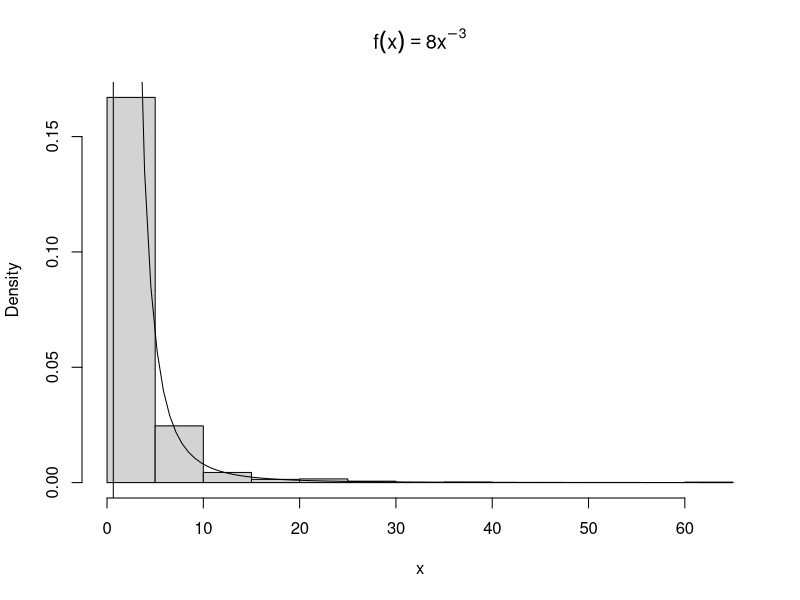
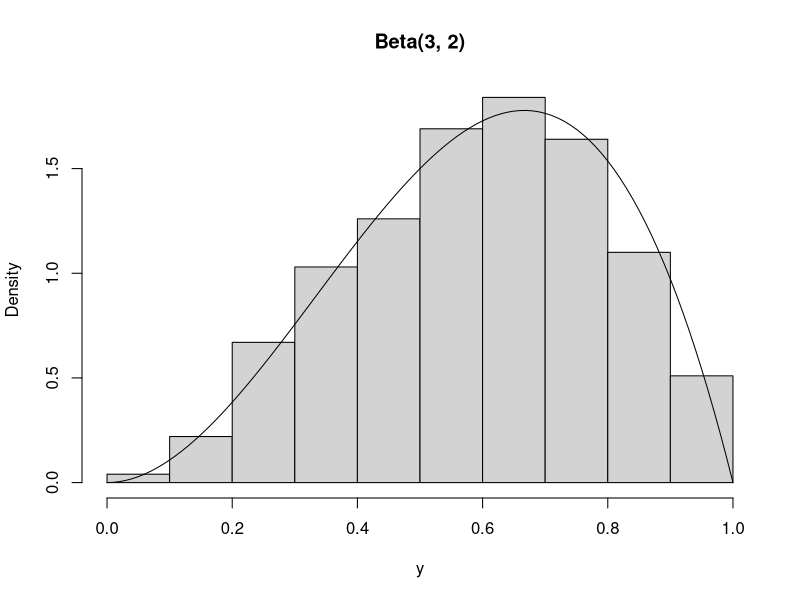
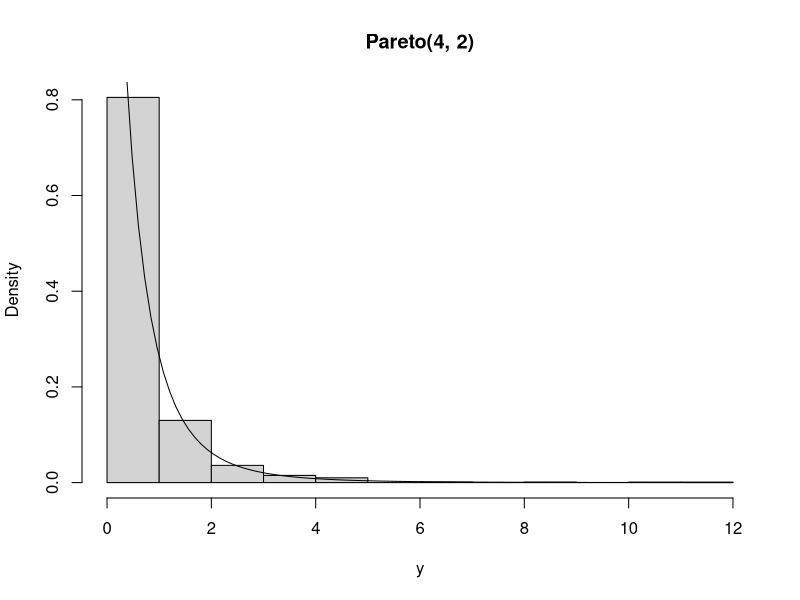
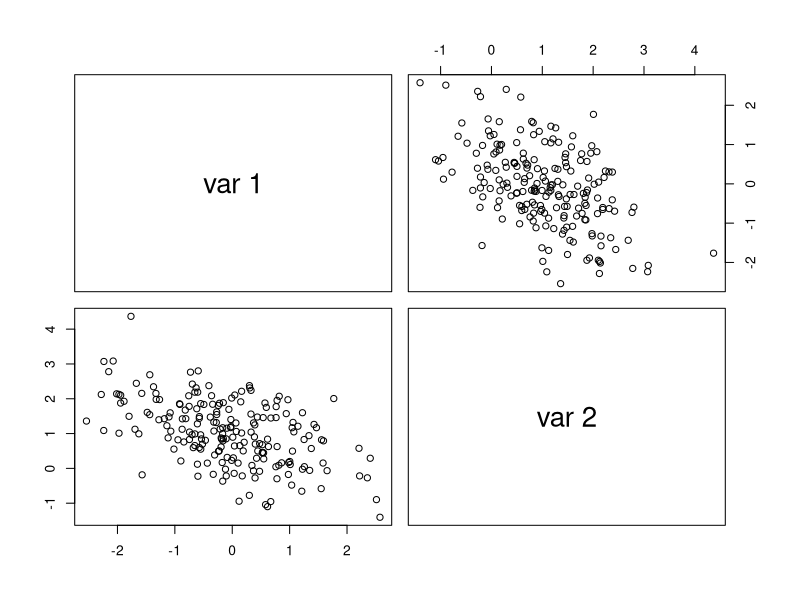
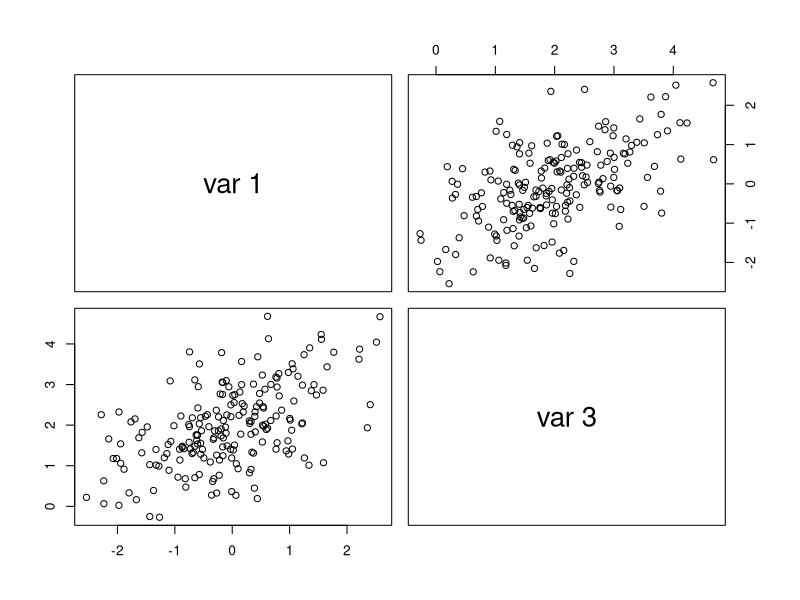
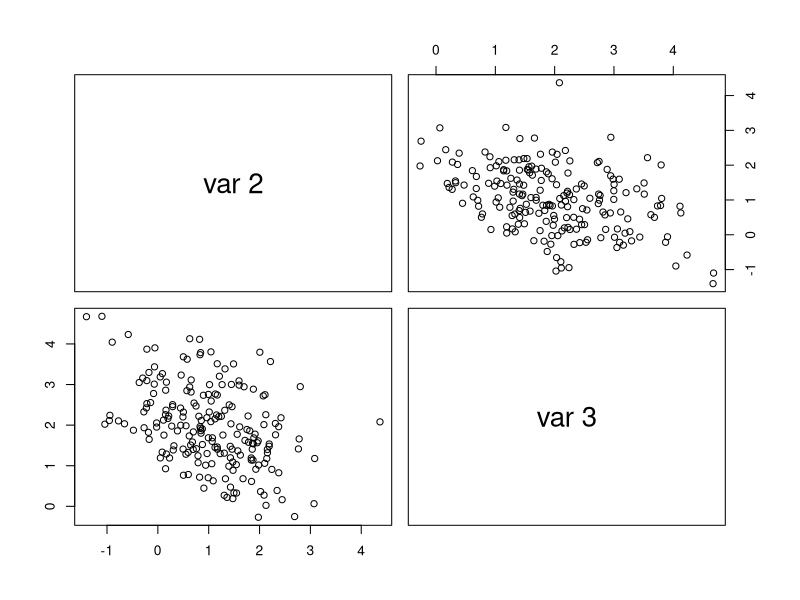

R code for these plots, in order:
## ---- chunk 1
knitr::opts_chunk$set(echo = TRUE)
## ---- chunk 2
a <- 2
b <- 2
n <- 1000
u <- runif(n)
x <- b / (1 - u)^(1 / a)
f<- function(x)  return(8*x^(-3))
hist(x, prob = TRUE, main = expression(f(x)==8*x^{-3}))
curve(f, add = TRUE)
## ---- chunk 3
n <- 1000
u <- runif(n)
x <- c()
for (i in 1:n) {
  if (u[i] <= 0.1)
    x[i] <- 0
  else if (u[i] <= 0.3)
    x[i] <- 1
  else if (u[i] <= 0.5)
    x[i] <- 2
  else if (u[i] <= 0.7)
    x[i] <- 3
  else
    x[i] <- 4
}
table(x)/n
## ---- chunk 4
population <- c(0, 1, 1, 2, 2, 3, 3, 4, 4, 4)
x <- sample(population, n, replace = TRUE)
table(x)/n
## ---- chunk 5
beta_by_acc_rej <- function(a, b){
  n <- 1000
  k <- 0      #counter for accepted
  j <- 0      #iterations
  y <- numeric(n)

  while (k < n) {
    u <- runif(1)
    j <- j + 1
    x <- runif(1)  #random variate from g
    if (x^(a-1) * (1-x)^(b-1) > u) {
      #we accept x
      k <- k + 1
      y[k] <- x
    }
  }
  return(y)
}
## ---- chunk 6
beta32_pdf <- function(x){
  gam <- gamma(5) / (gamma(3) * gamma(2))
  exp <- x^2 * (1-x)
  return(gam * exp)
}

y <- beta_by_acc_rej(3, 2)
hist(y, prob = TRUE, main = "Beta(3, 2)")
curve(beta32_pdf, add = TRUE)
## ---- chunk 7
n <- 1000
y <- numeric(n)
for (i in 1:n) {
  lambda <- rgamma(1, 4, 2)
  y[i] <- rexp(1, lambda)  #the mixture
}
## ---- chunk 8
pareto42_pdf <- function(x) return(64 / (x+2)^5)
hist(y, prob = TRUE, main = "Pareto(4, 2)")
curve(pareto42_pdf, add = TRUE)
## ---- chunk 9
rmvn.Choleski <- function(n, mu, Sigma) {
  # generate n random vectors from MVN(mu, Sigma)
  # dimension is inferred from mu and Sigma
  d <- length(mu)
  Q <- chol(Sigma) # Choleski factorization of Sigma
  Z <- matrix(rnorm(n*d), nrow=n, ncol=d)
  X <- Z %*% Q + matrix(mu, n, d, byrow=TRUE)
  X
}

n <- 200
mu <- c(0, 1, 2)
Sigma <- matrix(c(1.0, -0.5, 0.5, -0.5, 1.0, -0.5, 0.5, -0.5, 1.0), nrow = 3, ncol = 3)
X <- rmvn.Choleski(n, mu, Sigma)
pairs(X[, c(1, 2)], c("var 1", "var 2"))
pairs(X[, c(1, 3)], c("var 1", "var 3"))
pairs(X[, c(2, 3)], c("var 2", "var 3"))
